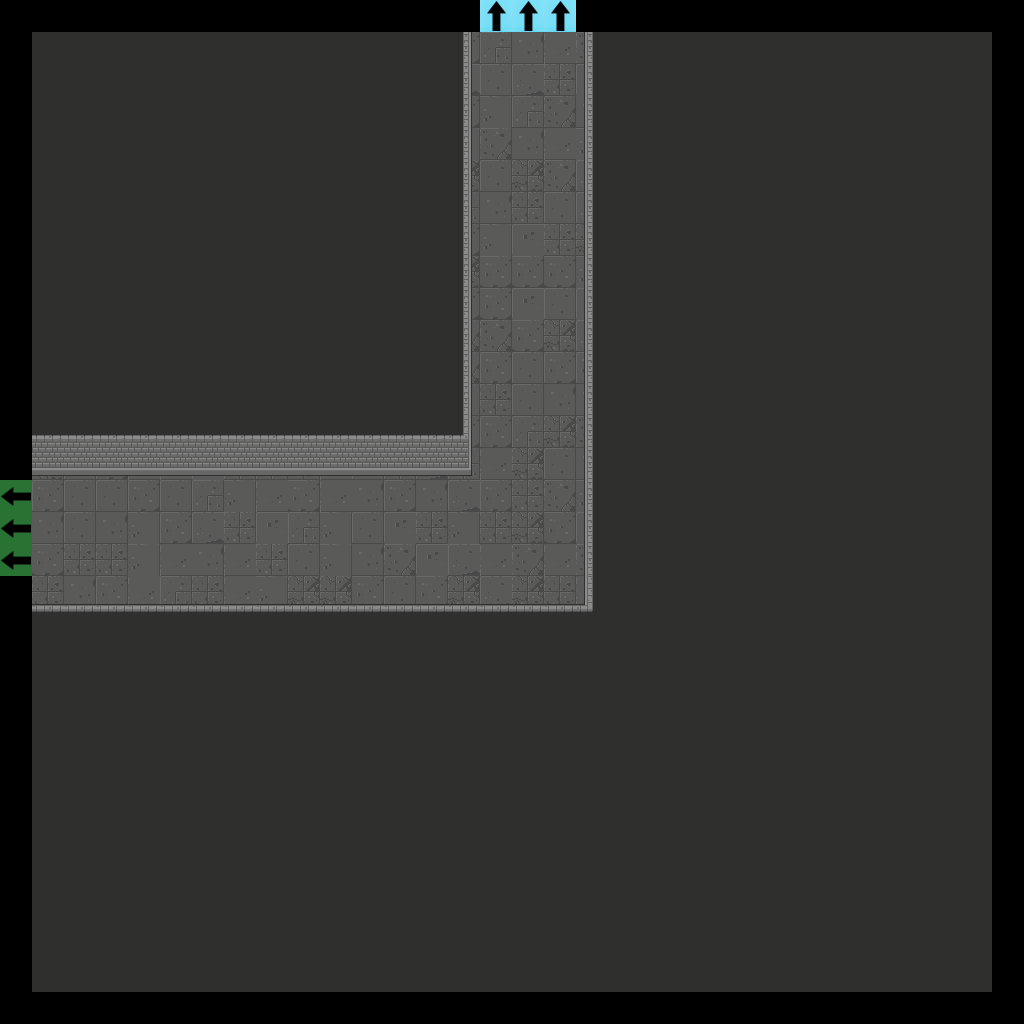

Tiled map render using the project's own tile images. Description and the map definition, with tile-layer contents summarised, below:
An orthogonal 32x32 tile map with 32x32 px tiles, 7 tile layers (Floor, Walls, Doors, Pillars, ...), 2 tilesets.

<map version="1.2" tiledversion="2019.04.18" orientation="orthogonal" renderorder="right-down" width="32" height="32" tilewidth="32" tileheight="32" infinite="0" nextlayerid="22" nextobjectid="1">
 <tileset firstgid="1" source="Dungeon_Tileset_2.tsx" />
 <tileset firstgid="321" source="flags.tsx" />
 <layer id="15" name="Floor" width="32" height="32">
  <data>[1024 cells, 900 non-empty, 12 distinct tile ids]</data>
 </layer>
 <layer id="16" name="Walls" width="32" height="32">
  <data>[1024 cells, 807 non-empty, 11 distinct tile ids]</data>
 </layer>
 <layer id="17" name="Doors" width="32" height="32">
  <data>[1024 cells, 0 non-empty, 0 distinct tile ids]</data>
 </layer>
 <layer id="18" name="Pillars" width="32" height="32">
  <properties>
   <property name="unity:SortingLayer" value="Player" />
  </properties>
  <data>[1024 cells, 0 non-empty, 0 distinct tile ids]</data>
 </layer>
 <layer id="19" name="Candles" width="32" height="32">
  <data>[1024 cells, 0 non-empty, 0 distinct tile ids]</data>
 </layer>
 <layer id="20" name="Debris" width="32" height="32">
  <data>[1024 cells, 0 non-empty, 0 distinct tile ids]</data>
 </layer>
 <layer id="21" name="Flags" width="32" height="32">
  <data>[1024 cells, 6 non-empty, 2 distinct tile ids]</data>
 </layer>
</map>
